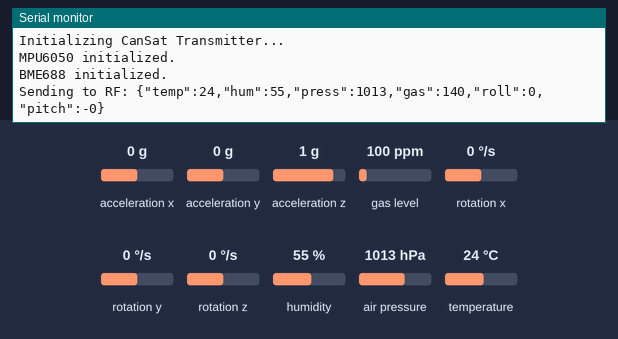
This sketch was run on a simulated Arduino Uno, built with avr-gcc and run on an emulated ATmega328P. On the bench: the last lines printed to the serial monitor. The test bench sets the inputs (shaded band); at power-on: acceleration x 0 g, acceleration y 0 g, acceleration z 1 g, gas level 100 ppm, humidity 55 %, rotation x 0 °/s, rotation y 0 °/s, rotation z 0 °/s, air pressure 1013 hPa, temperature 24 °C.

Above: at 1.2 s.
1.3 s: acceleration x set to -1.4 g
At 1.9 s:
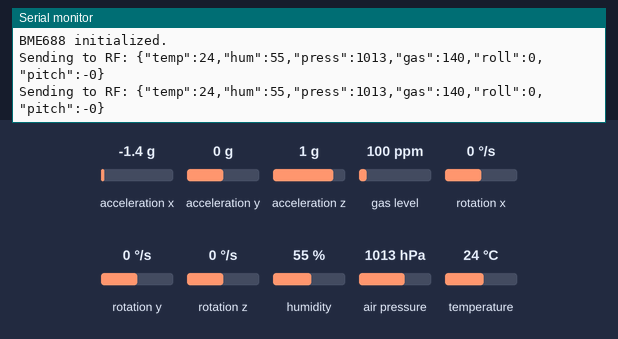
2.8 s: acceleration y set to -1.4 g
At 3.5 s:
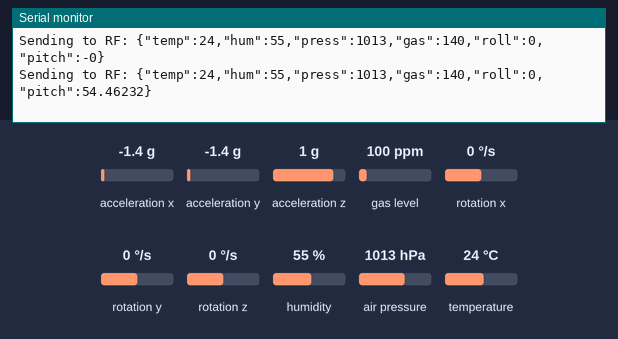
4.3 s: acceleration z set to -1.4 g
At 5.7 s:
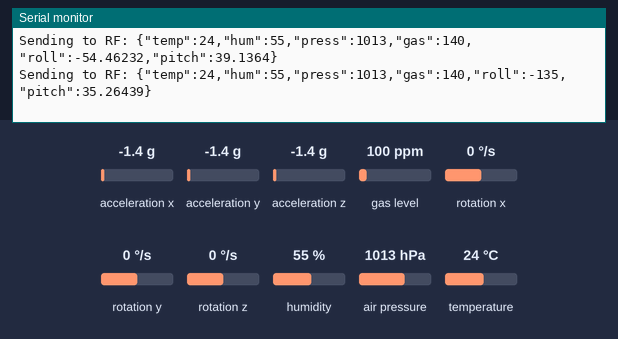
5.8 s: gas level set to 750 ppm
At 7.5 s:
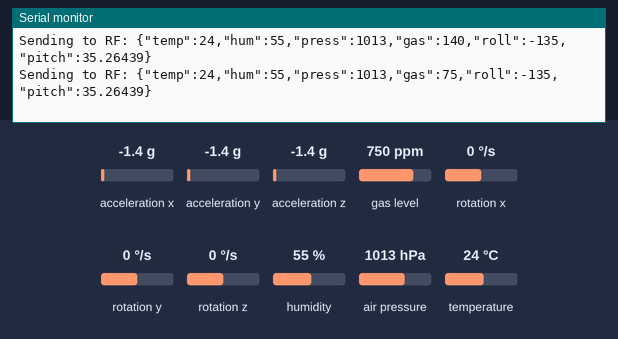
10.4 s: humidity set to 22 %
At 10.4 s:
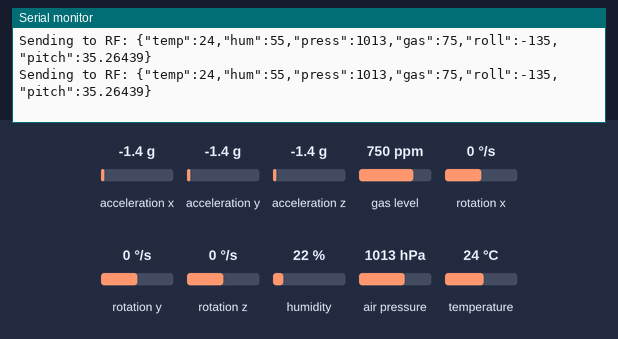
Timing chart, 0 to 12.9 s (numbered marks = the images above; inputs shaded):
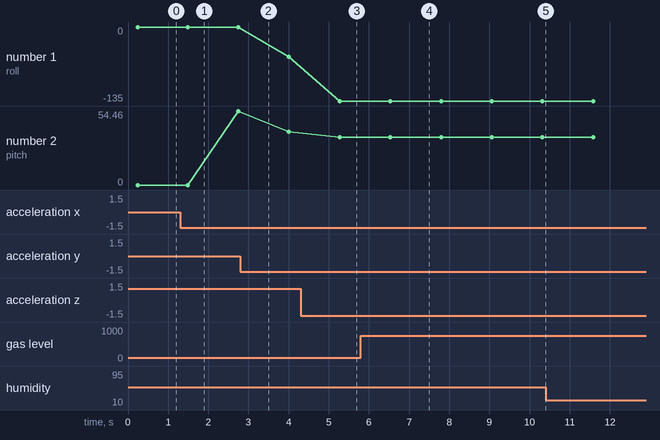

The sketch:

NanoTransmitter.ino
```cpp
#include <Wire.h>
#include <Adafruit_Sensor.h>
#include <Adafruit_MPU6050.h>
#include <Adafruit_BME680.h>
#include <SoftwareSerial.h>
#include <ArduinoJson.h>

Adafruit_MPU6050 mpu;
Adafruit_BME680 bme; // I2C

// RF Module connected to D2 (RX) and D3 (TX)
SoftwareSerial rfSerial(2, 3);

void setup() {
  Serial.begin(9600);
  rfSerial.begin(9600);

  Serial.println("Initializing CanSat Transmitter...");

  if (!mpu.begin()) {
    Serial.println("Failed to find MPU6050 chip");
  } else {
    Serial.println("MPU6050 initialized.");
    mpu.setAccelerometerRange(MPU6050_RANGE_8_G);
    mpu.setGyroRange(MPU6050_RANGE_500_DEG);
    mpu.setFilterBandwidth(MPU6050_BAND_21_HZ);
  }

  if (!bme.begin()) {
    Serial.println("Could not find a valid BME688 sensor, check wiring!");
  } else {
    Serial.println("BME688 initialized.");
    bme.setTemperatureOversampling(BME680_OS_8X);
    bme.setHumidityOversampling(BME680_OS_2X);
    bme.setPressureOversampling(BME680_OS_4X);
    bme.setIIRFilterSize(BME680_FILTER_SIZE_3);
    bme.setGasHeater(320, 150); // 320*C for 150 ms
  }
}

void loop() {
  float roll = 0;
  float pitch = 0;

  // Read MPU6050 Data
  sensors_event_t a, g, temp_mpu;
  if (mpu.getEvent(&a, &g, &temp_mpu)) {
    // Calculate pitch and roll in degrees
    roll = atan2(a.acceleration.y, a.acceleration.z) * 180.0 / PI;
    pitch = atan2(-a.acceleration.x, sqrt(a.acceleration.y * a.acceleration.y + a.acceleration.z * a.acceleration.z)) * 180.0 / PI;
  }

  float temperature = 0, humidity = 0, pressure = 0, gas = 0;

  // Read BME688 Data
  if (bme.performReading()) {
    temperature = bme.temperature;
    humidity = bme.humidity;
    pressure = bme.pressure / 100.0; // convert Pa to hPa
    gas = bme.gas_resistance / 1000.0; // convert Ohms to kOhms
  }

  // Construct JSON
  StaticJsonDocument<256> doc;
  doc["temp"] = temperature;
  doc["hum"] = humidity;
  doc["press"] = pressure;
  doc["gas"] = gas;
  doc["roll"] = roll;
  doc["pitch"] = pitch;

  String output;
  serializeJson(doc, output);

  // Send data over RF and print to Serial for debugging
  rfSerial.println(output);
  Serial.print("Sending to RF: ");
  Serial.println(output);

  delay(1000); // Transmit every 1 second
}
```

Measured:
- after the input at 4.3 s, the serial monitor: prints a new line after 0.97 s (image 3)
- after the input at 5.8 s, the serial monitor: prints a new line after 0.74 s (image 4)
- plotted number 1: 0 → -54.46 after the input at 2.8 s, -54.46 → -135 after the input at 4.3 s
- plotted number 2: 0 → 54.46 after the input at 1.3 s, 54.46 → 39.14 after the input at 2.8 s, 39.14 → 35.26 after the input at 4.3 s
